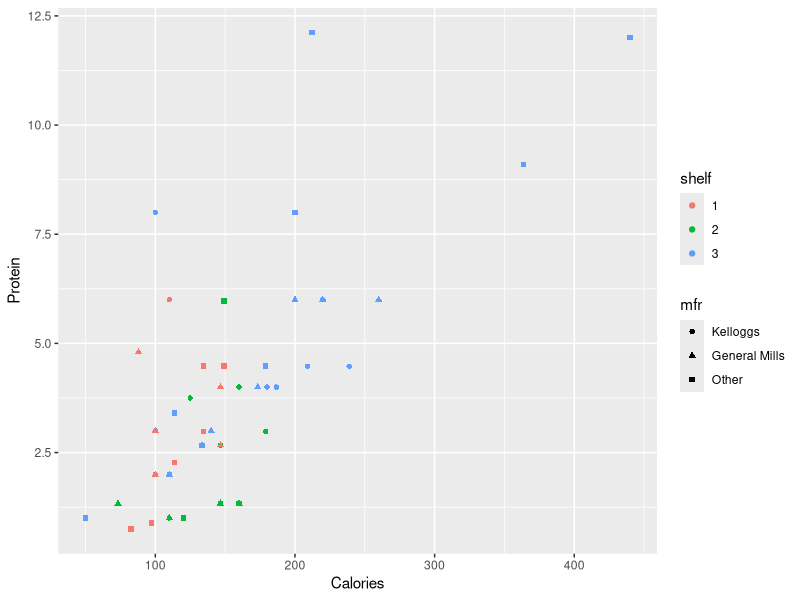
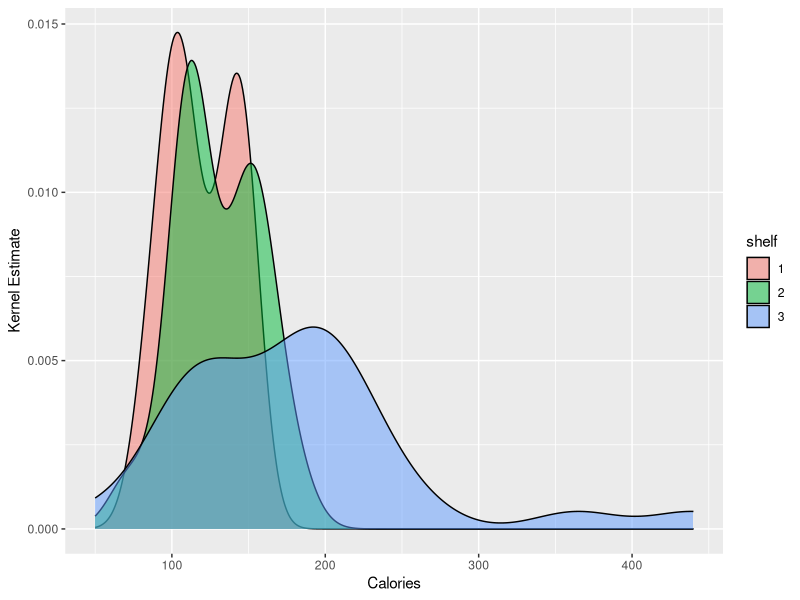
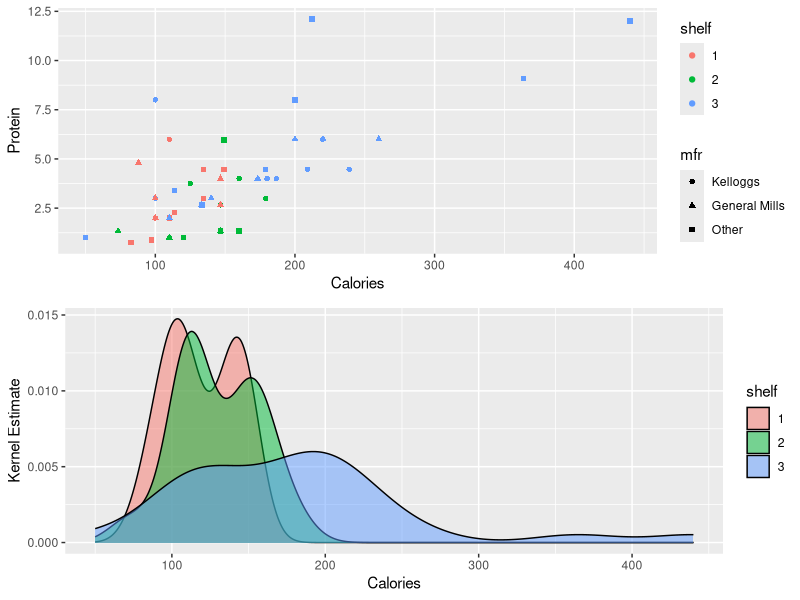

Write the R code that produced these figures, in order.
# Assignment Week 13
# Ethan R Feldman

#install.packages("tidyverse")
#install.packages("gridExtra")
#install.packages("ggvis")

library(MASS)
?UScereal

# 1. 
cereal_df = data.frame(UScereal)
head(cereal_df)

# 1.a
cereal_df$mfr

levels(cereal_df$mfr) = c(levels(cereal_df$mfr), 'Kelloggs')
levels(cereal_df$mfr) = c(levels(cereal_df$mfr), 'General Mills')
levels(cereal_df$mfr) = c(levels(cereal_df$mfr), 'Other')

cereal_df$mfr[cereal_df$mfr == 'K'] = 'Kelloggs'
cereal_df$mfr[cereal_df$mfr == 'G'] = 'General Mills'
cereal_df$mfr[cereal_df$mfr != 'Kelloggs' & cereal_df$mfr != 'General Mills'] = 'Other'

factor(cereal_df$mfr)

# 1.b
cereal_df$shelf = as.factor(cereal_df$shelf)
cereal_df$shelf


# 2.
library(ggplot2)
library(gridExtra)
cereal_df

# 2.a
gg1 <- ggplot(cereal_df, aes(x=calories, y=protein)) +
  geom_point(aes(col=shelf, shape=mfr)) +
  labs(x="Calories", y="Protein")
gg1

gg2 <- ggplot(cereal_df, aes(x=calories, fill=shelf)) +
  geom_density(alpha=0.5) +
  labs(x="Calories", y="Kernel Estimate")
gg2 

# 2.b
grid.arrange(gg1,gg2)
